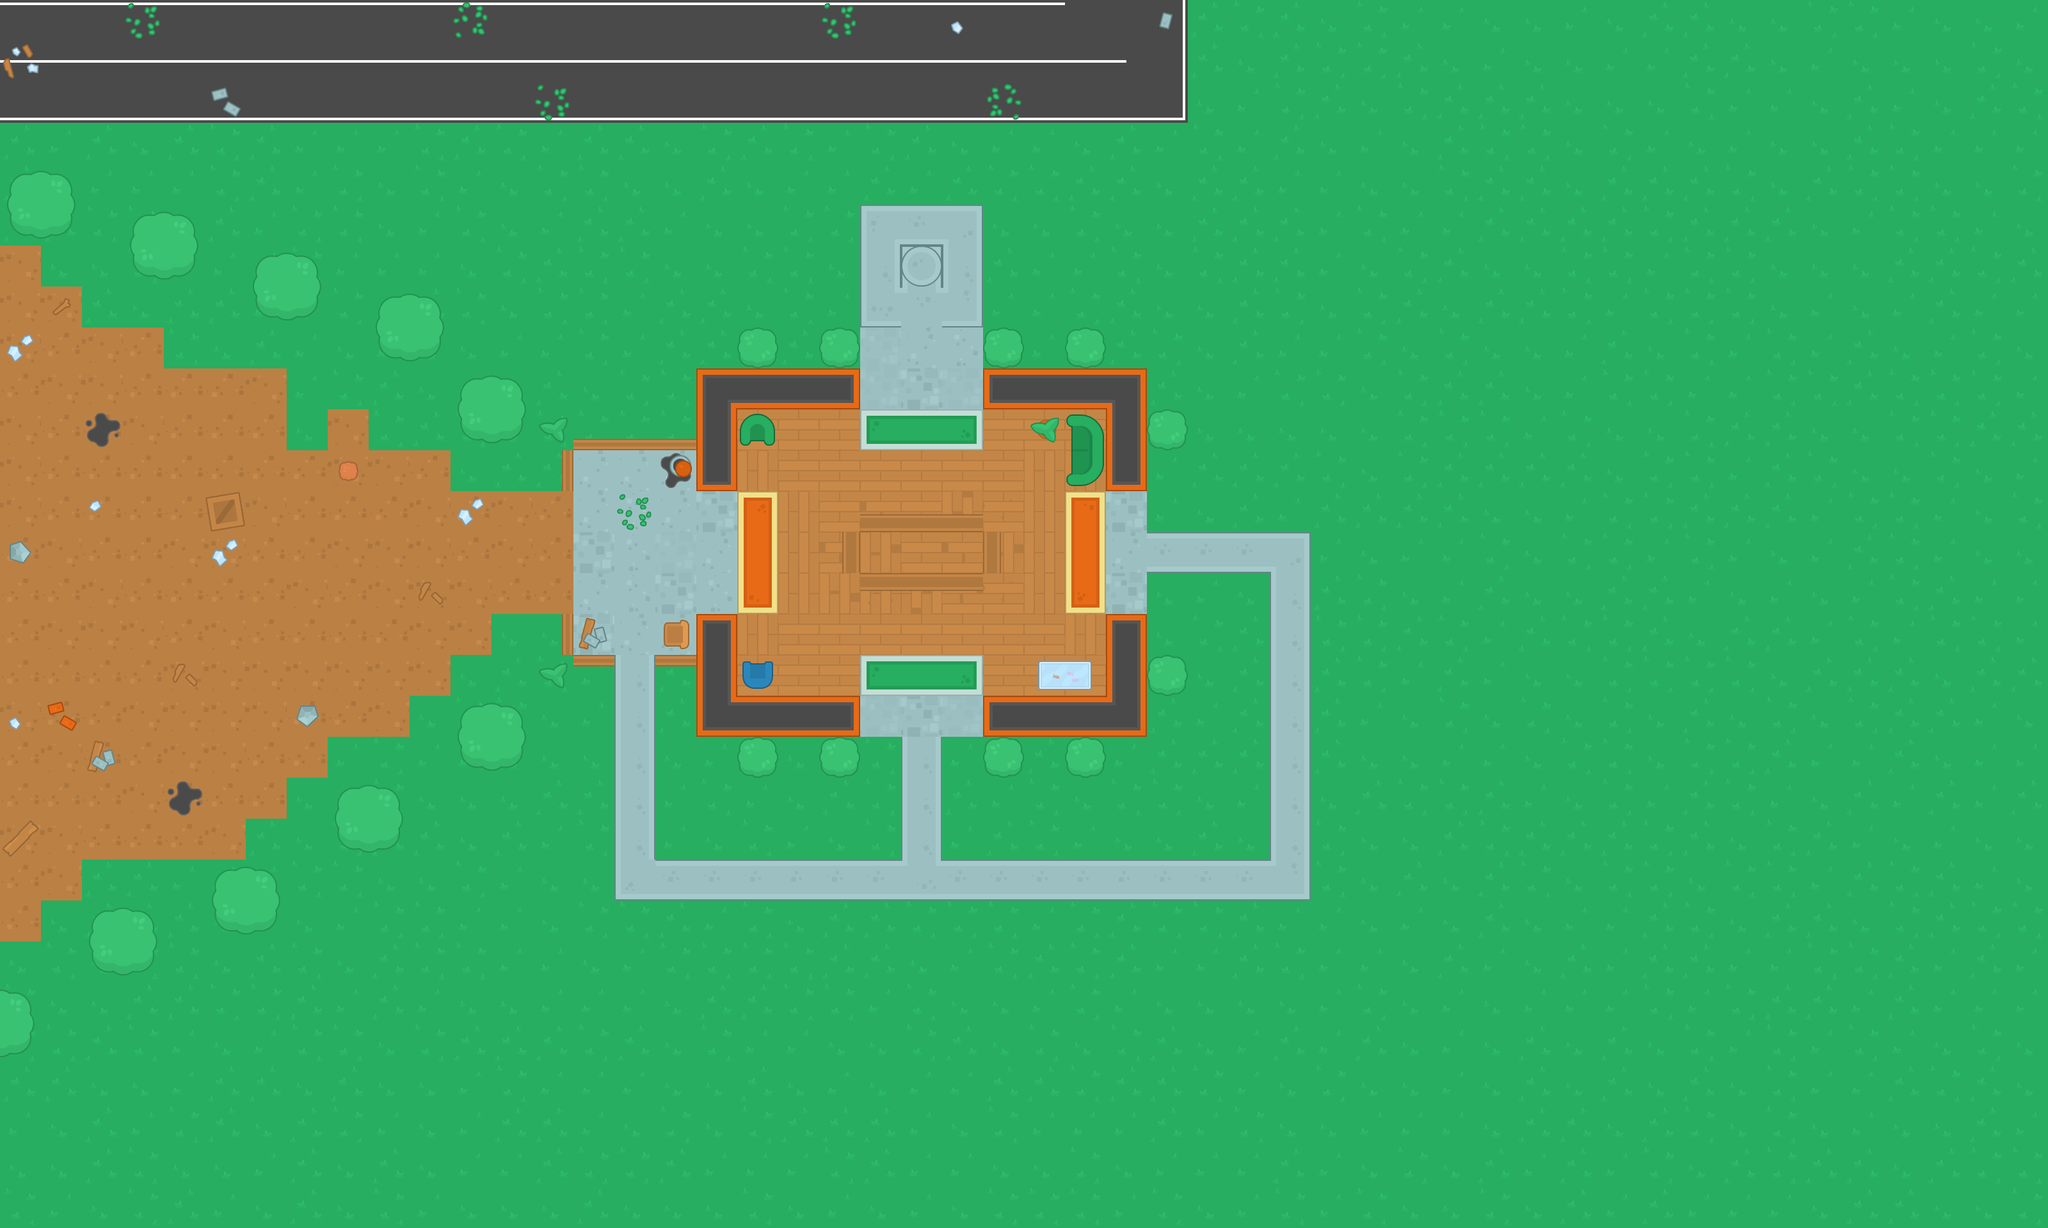

This game map was drawn from its Tiled (.tmx) file and the tilesets committed beside it. A one-line description and the trimmed map source follow:
An orthogonal 50x30 tile map with 64x64 px tiles, 4 tile layers (ground, ground2, walls, items) and 67 objects (53x Wall, 12x Mob, Player, health).

<map version="1.5" tiledversion="1.6.0" orientation="orthogonal" renderorder="right-down" width="50" height="30" tilewidth="64" tileheight="64" infinite="0" nextlayerid="8" nextobjectid="80">
 <tileset firstgid="1" source="../img/Kenny topdown pack.tsx" />
 <layer id="1" name="ground" width="50" height="30">
  <data>[1500 cells, 1494 non-empty, 38 distinct tile ids]</data>
 </layer>
 <layer id="5" name="ground2" width="50" height="30">
  <data>[1500 cells, 78 non-empty, 11 distinct tile ids]</data>
 </layer>
 <layer id="2" name="walls" width="50" height="30">
  <data>[1500 cells, 32 non-empty, 14 distinct tile ids]</data>
 </layer>
 <layer id="3" name="items" width="50" height="30">
  <data>[1500 cells, 108 non-empty, 35 distinct tile ids]</data>
 </layer>
 <objectgroup id="7" name="Obstacles">
  <object id="1" name="Wall" x="1088" y="576" width="256" height="64" />
  <object id="4" name="Wall" x="1088" y="640" width="64" height="128" />
  <object id="5" name="Wall" x="1088" y="1088" width="256" height="64" />
  <object id="6" name="Wall" x="1088" y="960" width="64" height="128" />
  <object id="7" name="Wall" x="1728" y="960" width="64" height="128" />
  <object id="8" name="Wall" x="1728" y="640" width="64" height="128" />
  <object id="9" name="Wall" x="1536" y="1088" width="256" height="64" />
  <object id="10" name="Wall" x="1536" y="576" width="256" height="64" />
  <object id="11" name="Wall" x="1320" y="832" width="24" height="64" />
  <object id="13" name="Wall" x="1320" y="832" width="24" height="64" />
  <object id="14" name="Wall" x="1536" y="832" width="24" height="64" />
  <object id="15" name="Wall" x="1344" y="808" width="192" height="24" />
  <object id="16" name="Wall" x="1344" y="896" width="192" height="24" />
  <object id="17" name="Wall" x="848" y="656" width="32" height="32" />
  <object id="18" name="Wall" x="1168" y="1040" width="32" height="32" />
  <object id="20" name="Wall" x="1160" y="648" width="48" height="48" />
  <object id="21" name="Wall" x="1616" y="656" width="32" height="32" />
  <object id="22" name="Wall" x="1672" y="656" width="48" height="96" />
  <object id="23" name="Wall" x="1624" y="1032" width="80" height="48" />
  <object id="24" name="Wall" x="1296" y="1168" width="32" height="32" />
  <object id="25" name="Wall" x="1168" y="1168" width="32" height="32" />
  <object id="26" name="Wall" x="1552" y="1168" width="32" height="32" />
  <object id="27" name="Wall" x="1680" y="1168" width="32" height="32" />
  <object id="28" name="Wall" x="1168" y="528" width="32" height="32" />
  <object id="29" name="Wall" x="1296" y="528" width="32" height="32" />
  <object id="32" name="Wall" x="1552" y="528" width="32" height="32" />
  <object id="33" name="Wall" x="1680" y="528" width="32" height="32" />
  <object id="34" name="Wall" x="1808" y="656" width="32" height="32" />
  <object id="35" name="Wall" x="1808" y="1040" width="32" height="32" />
  <object id="36" name="Wall" x="848" y="1040" width="32" height="32" />
  <object id="37" name="Wall" x="736" y="1120" width="64" height="64" />
  <object id="38" name="Wall" x="544" y="1248" width="64" height="64" />
  <object id="39" name="Wall" x="352" y="1376" width="64" height="64" />
  <object id="40" name="Wall" x="160" y="1440" width="64" height="64" />
  <object id="41" name="Wall" x="0" y="1568" width="32" height="64" />
  <object id="42" name="Wall" x="528" y="720" width="32" height="32" />
  <object id="43" name="Wall" x="464" y="1104" width="32" height="32" />
  <object id="44" name="Wall" x="16" y="848" width="32" height="32" />
  <object id="45" name="Wall" x="324.021" y="780.786" width="48" height="48" rotation="349.479" />
  <object id="47" name="Wall" x="5.26795" y="1325.28" width="57.2205" height="16" rotation="314.866" />
  <object id="48" name="Wall" x="736" y="608" width="64" height="64" />
  <object id="49" name="Wall" x="608" y="480" width="64" height="64" />
  <object id="50" name="Wall" x="416" y="416" width="64" height="64" />
  <object id="51" name="Wall" x="224" y="352" width="64" height="64" />
  <object id="52" name="Wall" x="32" y="288" width="64" height="64" />
  <object id="56" name="Player" x="1440" y="416">
   <point />
  </object>
  <object id="58" name="Mob" x="576" y="1024">
   <point />
  </object>
  <object id="59" name="Mob" x="512" y="832">
   <point />
  </object>
  <object id="60" name="Mob" x="384" y="960">
   <point />
  </object>
  <object id="61" name="Mob" x="320" y="704">
   <point />
  </object>
  <object id="62" name="Mob" x="384" y="1152">
   <point />
  </object>
  <object id="63" name="Mob" x="192" y="832">
   <point />
  </object>
  <object id="64" name="Mob" x="192" y="576">
   <point />
  </object>
  <object id="65" name="Mob" x="64" y="640">
   <point />
  </object>
  <object id="66" name="Mob" x="128" y="960">
   <point />
  </object>
  <object id="67" name="Mob" x="192" y="1088">
   <point />
  </object>
  <object id="69" name="Mob" x="128" y="1280">
   <point />
  </object>
  <object id="70" name="Wall" x="1344" y="320" width="192" />
  <object id="71" name="Wall" x="1344" y="512" width="64" />
  <object id="72" name="Wall" x="1472" y="512" width="64" />
  <object id="73" name="Wall" x="1536" y="320" width="192" rotation="90" />
  <object id="74" name="Wall" x="1344" y="320" width="192" rotation="90" />
  <object id="75" name="Wall" x="1408" y="384" width="64" rotation="90" />
  <object id="76" name="Wall" x="1472" y="384" width="64" rotation="90" />
  <object id="77" name="Wall" x="1472" y="384" width="64" rotation="180" />
  <object id="78" name="health" x="1488" y="400" width="32" height="32" />
  <object id="79" name="Mob" x="960" y="768">
   <point />
  </object>
 </objectgroup>
</map>
